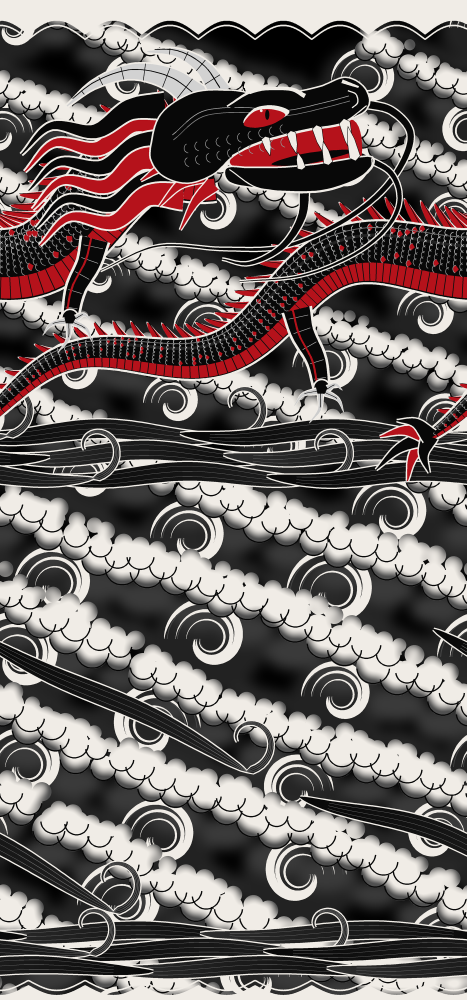
#> input picture tatuagem_dragao/arte_planificada.png, 1400 x 3000 px (shown at 1/3 size)
$ python render_braco.py
#> lines starting #> are read from the running program, lines starting #| are printed output that depends on the picture; after the words box and inside, x2 and y2 are one past the last pixel; in counts of white or black regions, pixels touching at a corner belong together
#!/usr/bin/env python3
"""Enrola arte_planificada.png em um braco (cilindro) e gera as 4 vistas + prancha de decalque."""
import math, os
import numpy as np
from PIL import Image, ImageDraw, ImageFont, ImageFilter

HERE = os.path.dirname(os.path.abspath(__file__))
tex = np.asarray(Image.open(os.path.join(HERE, "arte_planificada.png")).convert("RGB")).astype(np.float32)
TH, TW = tex.shape[:2]
#> TH = 3000; TW = 1400

PPC = 26          # pixels por cm
SSR = 2           # supersampling
VW_CM, VH_CM = 15.0, 82.0
Y0 = -6.0
ARM_LEN = 60.0    # ombro (y=0) -> punho (y=60)

# perfil de raio (cm): ombro/dome, biceps, cotovelo, antebraco, punho, mao
prof = [(-7.0, 6.0), (-4.0, 6.15), (-1.0, 6.3), (1.5, 6.35), (4.0, 6.25), (8.0, 5.9), (14, 5.45), (21, 5.15), (27, 4.65),
        (33, 4.75), (40, 4.3), (50, 3.35), (57, 2.85), (60.5, 2.75),
        (63, 3.45), (67, 3.9), (72, 4.0), (78, 3.8), (84, 3.5)]
py = np.array([p[0] for p in prof]); pr = np.array([p[1] for p in prof])


def smooth_profile(y):
    # interpolacao suave (cubica Hermite com tangentes de Catmull-Rom)
    m = np.gradient(pr, py)
    i = np.clip(np.searchsorted(py, y) - 1, 0, len(py) - 2)
    h = py[i + 1] - py[i]; t = (y - py[i]) / h
    h00 = 2 * t**3 - 3 * t**2 + 1; h10 = t**3 - 2 * t**2 + t; h01 = -2 * t**3 + 3 * t**2; h11 = t**3 - t**2
    return h00 * pr[i] + h10 * h * m[i] + h01 * pr[i + 1] + h11 * h * m[i + 1]


def render_view(frac_center, light=-0.55):
#> called with frac_center = 0.5, light = -0.55
    w = int(VW_CM * PPC * SSR); h = int((VH_CM) * PPC * SSR)
    yy, xx = np.mgrid[0:h, 0:w].astype(np.float32)
    ycm = yy / (PPC * SSR) + Y0
    xcm = (xx - w / 2) / (PPC * SSR)
    r = smooth_profile(np.clip(ycm, -6.99, 83.9))
    inside = np.abs(xcm) < r - 1e-4
    rs = np.maximum(r, 1e-3)
    u = np.arcsin(np.clip(xcm / rs, -1, 1))
    # textura
    ty = np.clip(ycm / ARM_LEN * TH, 0, TH - 1).astype(np.int32)
    tx = (((frac_center + u / (2 * math.pi)) % 1.0) * TW).astype(np.int32) % TW
    col = tex[ty, tx]
    on_tat = (ycm >= 0) & (ycm <= ARM_LEN)
    skin = np.array([218, 168, 136], np.float32) / 255.0
    cl = np.clip(col / np.array([240.0, 236.0, 230.0], np.float32), 0, 1)
    base = np.where(on_tat[..., None], cl * skin, skin)
    # mao: sem tatuagem, linhas dos dedos
    hand = ycm > 63
    fing = np.zeros_like(xcm, bool)
    base = np.where(fing[..., None], base * 0.62, base)
    # iluminacao cilindrica
    ndl = np.clip(np.cos(u - light), 0, 1)
    shade = 0.20 + 0.80 * ndl ** 1.05
    spec = 0.30 * np.clip(np.cos(u - light - 0.12), 0, 1) ** 28
    out = base * shade[..., None]
    ink = (1 - np.clip(col.min(axis=2) / 255.0, 0, 1)) * on_tat   # 1 = tinta
    out = out + (spec * (0.45 + 0.55 * (1 - ink)))[..., None] * np.where(ink[..., None] > 0.5, 0.35, 1.0)
    # oclusao nas bordas
    out *= (0.55 + 0.45 * np.clip(np.cos(u), 0, 1) ** 0.6)[..., None]
    # musculatura suave (biceps/deltoide/antebraco)
    mus = 1 + 0.06 * np.sin((ycm - 6) / 14 * math.pi) * np.cos(u - 0.3) * (ycm > 2) * (ycm < 34)
    out *= mus[..., None]
    rgb = np.clip(out, 0, 1)
    # fundo: estudio
    bg = np.zeros((h, w, 3), np.float32)
    gy = np.linspace(0, 1, h)[:, None]; gx = np.linspace(-1, 1, w)[None, :]
    base_bg = np.array([36, 37, 44], np.float32) / 255
    vign = 1.0 - 0.35 * (gx ** 2)
    bg[:] = (base_bg * (0.75 + 0.35 * (1 - gy))[..., None] * vign[..., None])
    # dissolve ombro (topo) e mao (base) no fundo
    fade = np.clip((ycm - (-6.0)) / 5.0, 0, 1) * np.clip((74.0 - ycm) / 9.0, 0, 1)
    fade = fade * fade * (3 - 2 * fade)
    rgb = rgb * fade[..., None] + bg * (1 - fade[..., None])
    outimg = np.where(inside[..., None], rgb, bg)
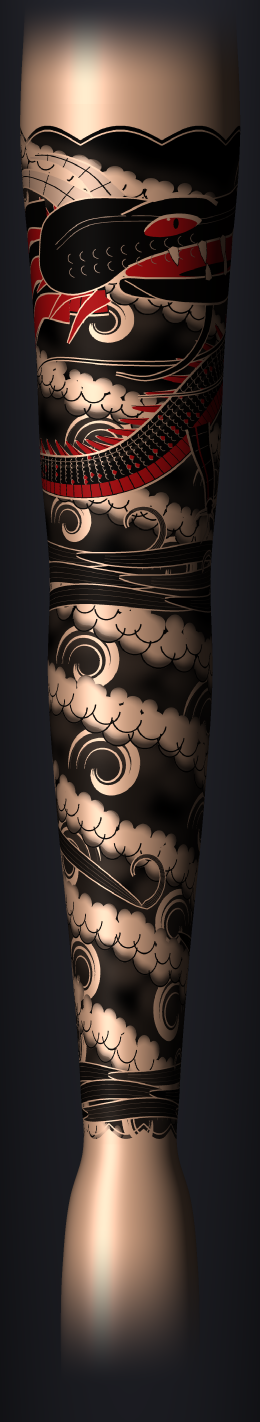
#> outimg: shape (4264, 780, 3) float64 (shown at 1/3 size); mean R, G, B 0.24, 0.196, 0.181
    # sombra projetada suave
    im = Image.fromarray((np.clip(outimg, 0, 1) * 255).astype(np.uint8))
    im = im.resize((int(VW_CM * PPC), int(VH_CM * PPC)), Image.LANCZOS)
#> im: PIL image 390x2132 RGB
    return im


def font(sz, bold=False):
    for p in ("/usr/share/fonts/truetype/dejavu/DejaVuSans-Bold.ttf" if bold else "/usr/share/fonts/truetype/dejavu/DejaVuSans.ttf",
              "/usr/share/fonts/dejavu/DejaVuSans.ttf"):
        if os.path.exists(p): return ImageFont.truetype(p, sz)
    return ImageFont.load_default()


def sheet_views():
    views = [("1 · VISTA EXTERNA", 0.50), ("2 · VISTA INTERNA", 0.0), ("3 · VISTA POSTERIOR", 0.25), ("4 · VISTA FRONTAL", 0.75)]
    ims = [render_view(f) for _, f in views]
#> call 2 of render_view, with frac_center = 0, light = -0.55
#> in render_view (call 2), `w = int(VW_CM * PPC * SSR)`: w = 780
#> in smooth_profile (call 2), `i = np.clip(np.searchsorted(py, y) - 1, 0, len(py) - 2)`:
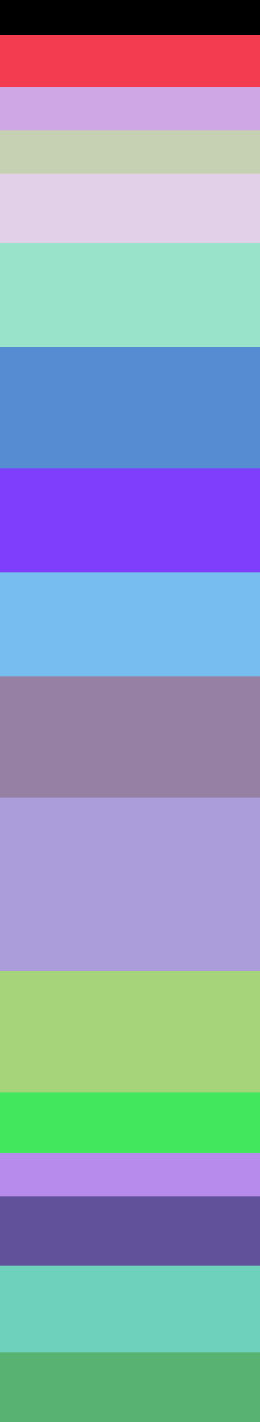
#> i: shape (4264, 780) int64 (shown at 1/3 size); 17 distinct labels, from 0 to 16; one colour per label, 0 black
#> in render_view (call 2), `inside = np.abs(xcm) < r - 1e-4`:
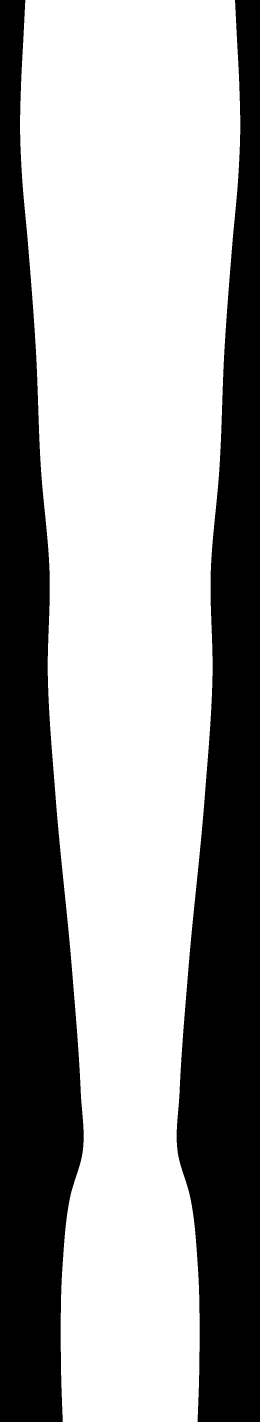
#> inside: shape (4264, 780) bool (shown at 1/3 size); 61% white; 2 black regions, box (x1, y1, x2, y2) and area: (0, 0, 251, 4264) 650800, (530, 0, 780, 4264) 646536
#> in render_view (call 2), `ty = np.clip(ycm / ARM_LEN * TH, 0, TH - 1).astype(np.int32)`:
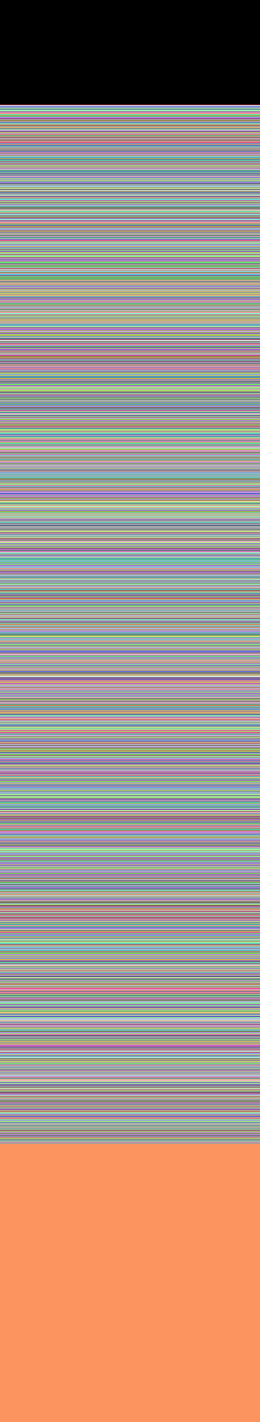
#> ty: shape (4264, 780) int32 (shown at 1/3 size); 3000 distinct labels, from 0 to 2999; one colour per label, 0 black
#> in render_view (call 2), `on_tat = (ycm >= 0) & (ycm <= ARM_LEN)`: on_tat: shape (4264, 780) bool; 73.2% white; 2 black regions, box (x1, y1, x2, y2) and area: (0, 3433, 780, 4264) 648180, (0, 0, 780, 312) 243360
#> in render_view (call 2), `hand = ycm > 63`: hand: shape (4264, 780) bool; 15.8% white; 1 white region, box (x1, y1, x2, y2) and area: (0, 3589, 780, 4264) 526500
#> in render_view (call 2), `rgb = np.clip(out, 0, 1)`:
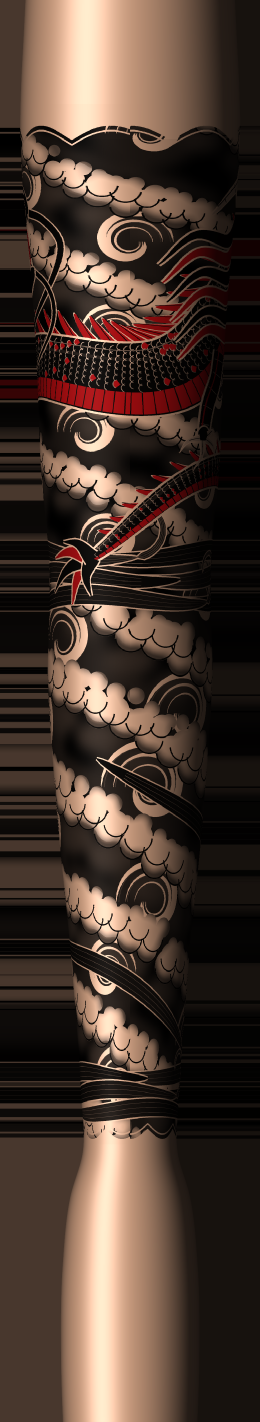
#> rgb: shape (4264, 780, 3) float64 (shown at 1/3 size); mean R, G, B 0.287, 0.221, 0.184
#> in render_view (call 2), `bg[:] = (base_bg * (0.75 + 0.35 * (1 - gy))[..., None] * vign[..., Non..`:
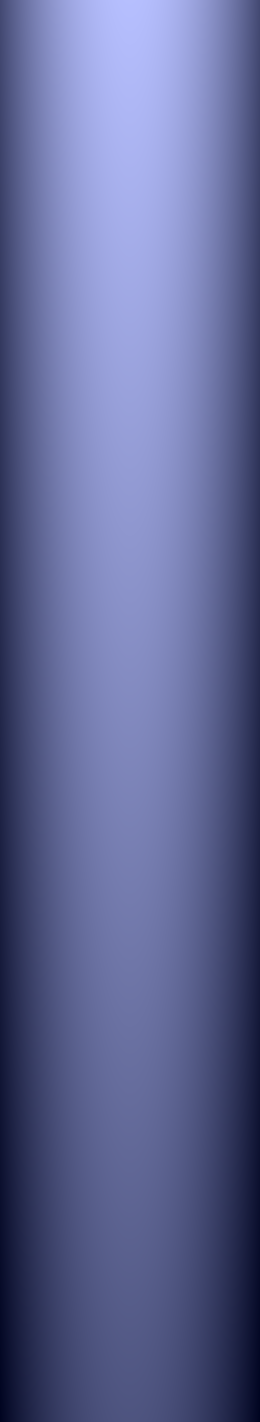
#> bg: shape (4264, 780, 3) float32 (shown at 1/3 size); mean of channels 0, 1, 2 0.116, 0.119, 0.141; drawn with min black and max white
#> in render_view (call 2), `fade = np.clip((ycm - (-6.0)) / 5.0, 0, 1) * np.clip((74.0 - ycm) / 9...`:
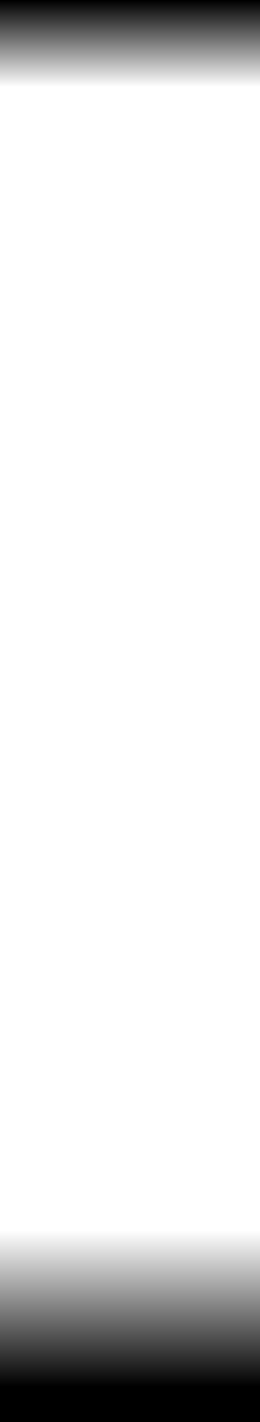
#> fade: shape (4264, 780) float32 (shown at 1/3 size); min 0, max 1, mean 0.89
    vw, vh = ims[0].size
    pad = 30; top = 150; bot = 90
    Wd = pad + len(ims) * (vw + pad); Hd = top + vh + bot
    sh = Image.new("RGB", (Wd, Hd), (30, 31, 37))
    d = ImageDraw.Draw(sh)
    d.text((pad, 34), "IREZUMI FULL SLEEVE  ·  NAMI & KAZE COM RYŪ NO OMBRO", font=font(46, True), fill=(235, 232, 226))
    d.text((pad, 98), "Dragão só no ombro e bíceps  ·  ondas Nami e barras Kaze dominam cotovelo, antebraço e punho  ·  paleta: #080808 / #B5121B + pele", font=font(24), fill=(170, 168, 165))
    for k, ((name, _), im) in enumerate(zip(views, ims)):
        x = pad + k * (vw + pad)
        sh.paste(im, (x, top))
        d.text((x + vw // 2, top + vh + 38), name, font=font(28, True), fill=(235, 232, 226), anchor="mm")
        # marcadores de zona
    zones = [("OMBRO · cabeça", 2.5), ("BÍCEPS / TRÍCEPS", 16), ("COTOVELO", 27.5), ("ANTEBRAÇO", 42), ("PUNHO", 58)]
    for nm, ycm in zones:
        yy = top + int((ycm - Y0) * PPC)
        d.line([(6, yy), (pad - 6, yy)], fill=(181, 18, 27), width=3)
    sh.save(os.path.join(HERE, "tatuagem_vistas_braco.png"))
    for (name, _), im in zip(views, ims):
        slug = name.split("· ")[1].lower().replace("vista ", "").replace(" ", "_")
        im.save(os.path.join(HERE, "vista_%s.png" % slug))
    return sh


def sheet_flat():
    m = 170; tw, th = TW, TH
    Wd = tw + 2 * m + 120; Hd = th + 330
    sh = Image.new("RGB", (Wd, Hd), (255, 255, 255))
    d = ImageDraw.Draw(sh)
    sh.paste(Image.fromarray(tex.astype(np.uint8)), (m + 60, 220))
    x0, y0 = m + 60, 220
    d.rectangle([x0, y0, x0 + tw, y0 + th], outline=(120, 120, 120), width=3)
    d.text((Wd // 2, 50), "ARTE PLANIFICADA 360° · REFERÊNCIA PARA DECALQUE", font=font(52, True), fill=(10, 10, 10), anchor="mm")
    d.text((Wd // 2, 120), "Nami e Kaze + Ryū no ombro/bíceps · ombro (topo) → punho (base) · as bordas esquerda e direita se encontram (continuidade 360°)", font=font(26), fill=(70, 70, 70), anchor="mm")
    for name, fr in (("INTERNA", 0.0), ("POSTERIOR", 0.25), ("EXTERNA", 0.50), ("FRONTAL", 0.75), ("INTERNA", 1.0)):
        x = x0 + int(fr * tw)
        d.line([(x, y0 - 26), (x, y0)], fill=(181, 18, 27), width=4)
        d.text((x, y0 - 62), name + " (%d°)" % int(fr * 360), font=font(24, True), fill=(30, 30, 30), anchor="mm")
    for nm, fr in (("OMBRO", 0.03), ("BÍCEPS /\nTRÍCEPS", 0.2), ("COTOVELO", 0.46), ("ANTEBRAÇO", 0.72), ("PUNHO", 0.975)):
        y = y0 + int(fr * th)
        d.line([(x0 - 40, y), (x0, y)], fill=(181, 18, 27), width=4)
        d.multiline_text((x0 - 50, y), nm, font=font(22, True), fill=(30, 30, 30), anchor="rm", align="right")
    d.text((Wd // 2, y0 + th + 55), "Preto #080808  ·  Vermelho #B5121B  ·  Cinza apenas para transições  ·  Pele = espaço negativo", font=font(26), fill=(60, 60, 60), anchor="mm")
    sh.save(os.path.join(HERE, "tatuagem_arte_planificada_branco.png"))


if __name__ == "__main__":
#> (the run stopped early here; a loop or call above may not have finished)
